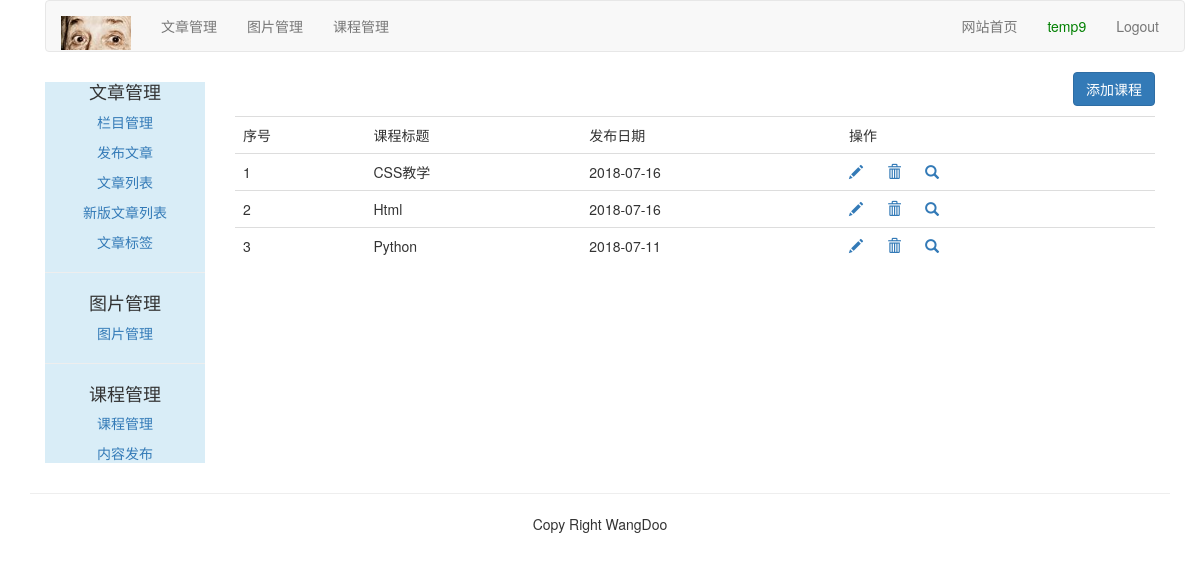
/course/manage-course/ (signed in), run on an earlier commit of the app's database.
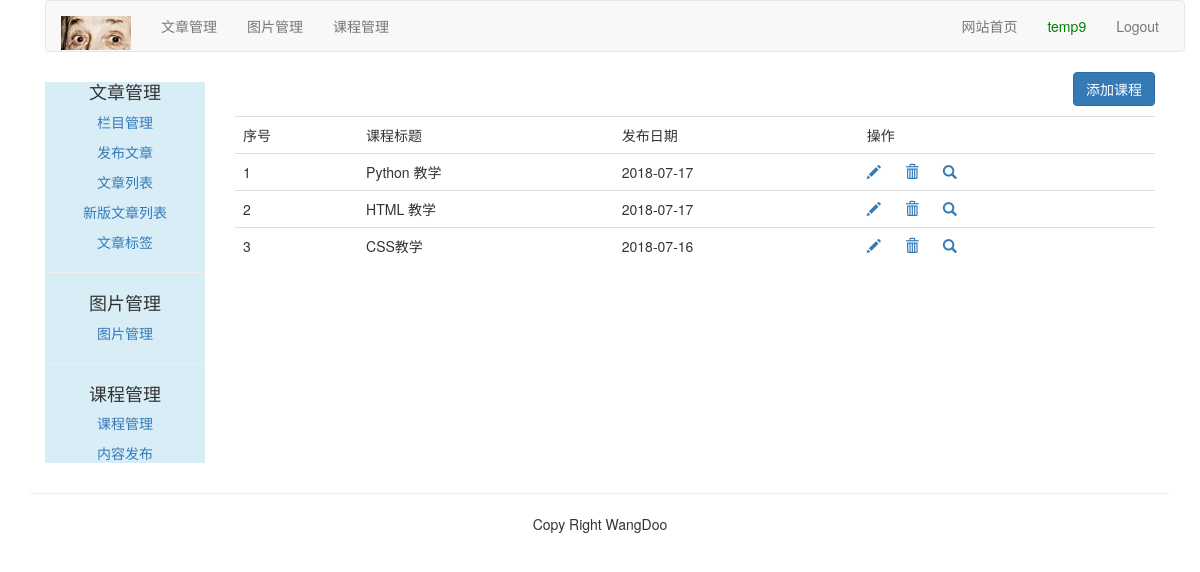
And on a later commit of the database.
### course/models.py (models this page shows, shortened)
class Course(models.Model):
	user = models.ForeignKey(User, related_name='courses_user', on_delete=models.CASCADE)
	title = models.CharField(max_length=200)
	slug = models.SlugField(max_length=200, unique=True)
	overview = models.TextField()
	created = models.DateTimeField(auto_now_add=True)
	student = models.ManyToManyField(User, related_name="courses_joined", blank=True)
	class Meta:
		ordering = ('-created',)

### course/views.py (the view)
# urls.py: path('manage-course/', ManageCourseListView.as_view(), name='manage_course'),
class ManageCourseListView(UserCourseMixin, ListView):
	context_object_name = "courses"
	template_name = 'course/manage/manage_course_list.html'

### course/views.py (called while the page is built)
	def get_queryset(self):
		qs = super(UserMixin, self).get_queryset()
		return qs.filter(user=self.request.user)

### templates/course/manage/manage_course_list.html (shortened to what this page needs)
{% extends "article/base.html" %}
{% load staticfiles %}
{% block content %}
<div>
	<div class="text-right"><a href="{% url 'course:create_course' %}"><button type="button" class="btn btn-primary">添加课程</button></a></div>
	<table class="table table-hover" style="margin-top: 10px">
		<tr>
			<td>序号</td><td>课程标题</td><td>发布日期</td><td>操作</td>
		</tr>
		{% for course in courses %}
			<tr id="{{ forloop.counter }}">
				<td>{{ forloop.counter }}</td>
				<td>{{ course.title }}</td>
				<td>{{ course.created | date:"Y-m-d" }}</td>
				<td>
					<a href="#" name="edit"><span class="glyphicon glyphicon-pencil"></span></a>
					<a href="{% url 'course:delete_course' course.id %}" name="delete" class="delete"><span class="glyphicon glyphicon-trash" style="margin-left: 20px"></span></a>
					<a href="{% url 'course:list_lessons' course.id %}"><span class="glyphicon glyphicon-search" style="margin-left: 20px"></span></a>
				</td>
			</tr>
		{% endfor %}
	</table>
</div>
{% endblock %}

What changed in the data, as far as the page shows it:
removed Course: title "Html", created "2018-07-16"
removed Course: title "Python", created "2018-07-11"
added Course: title "Python 教学", created "2018-07-17"
added Course: title "HTML 教学", created "2018-07-17"
